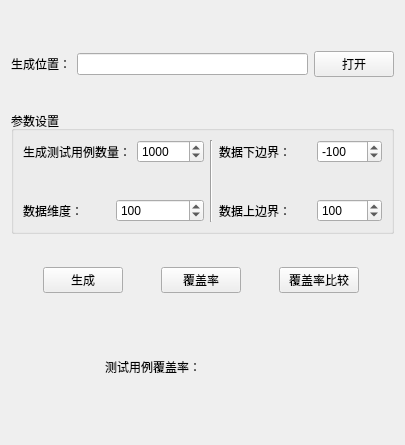
                <widget class="QWidget" name="tab_10">
                 <attribute name="title">
                  <string>文本数据</string>
                 </attribute>
                 <layout class="QVBoxLayout" name="verticalLayout_30" stretch="0,2,1,0,1,2,0,2,0">
                  <item>
                   <spacer name="verticalSpacer_17">
                    <property name="orientation">
                     <enum>Qt::Vertical</enum>
                    </property>
                    <property name="sizeHint" stdset="0">
                     <size>
                      <width>20</width>
                      <height>40</height>
                     </size>
                    </property>
                   </spacer>
                  </item>
                  <item>
                   <layout class="QHBoxLayout" name="horizontalLayout_55">
                    <item>
                     <widget class="QLabel" name="label_48">
                      <property name="text">
                       <string>生成位置：</string>
                      </property>
                     </widget>
                    </item>
                    <item>
                     <widget class="QLineEdit" name="textLineEdit"/>
                    </item>
                    <item>
                     <widget class="QPushButton" name="textButton">
                      <property name="text">
                       <string>打开</string>
                      </property>
                     </widget>
                    </item>
                   </layout>
                  </item>
                  <item>
                   <spacer name="verticalSpacer_18">
                    <property name="orientation">
                     <enum>Qt::Vertical</enum>
                    </property>
                    <property name="sizeHint" stdset="0">
                     <size>
                      <width>20</width>
                      <height>50</height>
                     </size>
                    </property>
                   </spacer>
                  </item>
                  <item>
                   <widget class="QGroupBox" name="groupBox_4">
                    <property name="title">
                     <string>参数设置</string>
                    </property>
                    <layout class="QHBoxLayout" name="horizontalLayout_57">
                     <item>
                      <layout class="QVBoxLayout" name="verticalLayout_29" stretch="0,1,0">
                       <item>
                        <layout class="QHBoxLayout" name="horizontalLayout_58" stretch="0,0">
                         <item>
                          <widget class="QLabel" name="maxMahe_L">
                           <property name="sizePolicy">
                            <sizepolicy hsizetype="Fixed" vsizetype="Preferred">
                             <horstretch>0</horstretch>
                             <verstretch>0</verstretch>
                            </sizepolicy>
                           </property>
                           <property name="text">
                            <string>生成测试用例数量：</string>
                           </property>
                          </widget>
                         </item>
                         <item>
                          <widget class="QSpinBox" name="number_spinBox">
                           <property name="sizePolicy">
                            <sizepolicy hsizetype="MinimumExpanding" vsizetype="Fixed">
                             <horstretch>0</horstretch>
                             <verstretch>0</verstretch>
                            </sizepolicy>
                           </property>
                           <property name="maximum">
                            <number>100000</number>
                           </property>
                           <property name="value">
                            <number>1000</number>
                           </property>
                          </widget>
                         </item>
                        </layout>
                       </item>
                       <item>
                        <spacer name="verticalSpacer_20">
                         <property name="orientation">
                          <enum>Qt::Vertical</enum>
                         </property>
                         <property name="sizeHint" stdset="0">
                          <size>
                           <width>20</width>
                           <height>30</height>
                          </size>
                         </property>
                        </spacer>
                       </item>
                       <item>
                        <layout class="QHBoxLayout" name="horizontalLayout_59" stretch="0,0">
                         <item>
                          <widget class="QLabel" name="maxGuozai_L">
                           <property name="sizePolicy">
                            <sizepolicy hsizetype="Fixed" vsizetype="Preferred">
                             <horstretch>0</horstretch>
                             <verstretch>0</verstretch>
                            </sizepolicy>
                           </property>
                           <property name="text">
                            <string>数据维度：        </string>
                           </property>
                          </widget>
                         </item>
                         <item>
                          <widget class="QSpinBox" name="dimension_spinBox">
                           <property name="sizePolicy">
                            <sizepolicy hsizetype="MinimumExpanding" vsizetype="Fixed">
                             <horstretch>0</horstretch>
                             <verstretch>0</verstretch>
                            </sizepolicy>
                           </property>
                           <property name="maximum">
                            <number>1000</number>
                           </property>
                           <property name="value">
                            <number>100</number>
                           </property>
                          </widget>
                         </item>
                        </layout>
                       </item>
                      </layout>
                     </item>
                     <item>
                      <widget class="Line" name="line_5">
                       <property name="orientation">
                        <enum>Qt::Vertical</enum>
                       </property>
                      </widget>
                     </item>
                     <item>
                      <layout class="QVBoxLayout" name="verticalLayout_26" stretch="0,1,0">
                       <item>
                        <layout class="QHBoxLayout" name="horizontalLayout_61" stretch="1,0">
                         <item>
                          <widget class="QLabel" name="high_L">
                           <property name="sizePolicy">
                            <sizepolicy hsizetype="Fixed" vsizetype="Preferred">
                             <horstretch>0</horstretch>
                             <verstretch>0</verstretch>
                            </sizepolicy>
                           </property>
                           <property name="text">
                            <string>数据下边界：      </string>
                           </property>
                          </widget>
                         </item>
                         <item>
                          <widget class="QSpinBox" name="lower_spinBox">
                           <property name="sizePolicy">
                            <sizepolicy hsizetype="MinimumExpanding" vsizetype="Fixed">
                             <horstretch>0</horstretch>
                             <verstretch>0</verstretch>
                            </sizepolicy>
                           </property>
                           <property name="minimum">
                            <number>-10000</number>
                           </property>
                           <property name="maximum">
                            <number>0</number>
                           </property>
                           <property name="value">
                            <number>-100</number>
                           </property>
                          </widget>
                         </item>
                        </layout>
                       </item>
                       <item>
                        <spacer name="verticalSpacer_21">
                         <property name="orientation">
                          <enum>Qt::Vertical</enum>
                         </property>
                         <property name="sizeHint" stdset="0">
                          <size>
                           <width>20</width>
                           <height>30</height>
                          </size>
                         </property>
                        </spacer>
                       </item>
                       <item>
                        <layout class="QHBoxLayout" name="horizontalLayout_62" stretch="1,0">
                         <item>
                          <widget class="QLabel" name="speed_L">
                           <property name="sizePolicy">
                            <sizepolicy hsizetype="Fixed" vsizetype="Preferred">
                             <horstretch>0</horstretch>
                             <verstretch>0</verstretch>
                            </sizepolicy>
                           </property>
                           <property name="text">
                            <string>数据上边界：      </string>
                           </property>
                          </widget>
                         </item>
                         <item>
                          <widget class="QSpinBox" name="upper_spinBox">
                           <property name="sizePolicy">
                            <sizepolicy hsizetype="MinimumExpanding" vsizetype="Fixed">
                             <horstretch>0</horstretch>
                             <verstretch>0</verstretch>
                            </sizepolicy>
                           </property>
                           <property name="maximum">
                            <number>10000</number>
                           </property>
                           <property name="value">
                            <number>100</number>
                           </property>
                          </widget>
                         </item>
                        </layout>
                       </item>
                      </layout>
                     </item>
                    </layout>
                   </widget>
                  </item>
                  <item>
                   <spacer name="verticalSpacer_16">
                    <property name="orientation">
                     <enum>Qt::Vertical</enum>
                    </property>
                    <property name="sizeHint" stdset="0">
                     <size>
                      <width>20</width>
                      <height>40</height>
                     </size>
                    </property>
                   </spacer>
                  </item>
                  <item>
                   <layout class="QHBoxLayout" name="horizontalLayout_56">
                    <item>
                     <widget class="QPushButton" name="text_gen_Button">
                      <property name="sizePolicy">
                       <sizepolicy hsizetype="Fixed" vsizetype="Fixed">
                        <horstretch>0</horstretch>
                        <verstretch>0</verstretch>
                       </sizepolicy>
                      </property>
                      <property name="text">
                       <string>生成</string>
                      </property>
                     </widget>
                    </item>
                    <item>
                     <widget class="QPushButton" name="text_coverage_Button">
                      <property name="sizePolicy">
                       <sizepolicy hsizetype="Fixed" vsizetype="Fixed">
                        <horstretch>0</horstretch>
                        <verstretch>0</verstretch>
                       </sizepolicy>
                      </property>
                      <property name="text">
                       <string>覆盖率</string>
                      </property>
                     </widget>
                    </item>
                    <item>
                     <widget class="QPushButton" name="text_coverage_compare_pushButton">
                      <property name="sizePolicy">
                       <sizepolicy hsizetype="Fixed" vsizetype="Fixed">
                        <horstretch>0</horstretch>
                        <verstretch>0</verstretch>
                       </sizepolicy>
                      </property>
                      <property name="text">
                       <string>覆盖率比较</string>
                      </property>
                     </widget>
                    </item>
                   </layout>
                  </item>
                  <item>
                   <spacer name="verticalSpacer">
                    <property name="orientation">
                     <enum>Qt::Vertical</enum>
                    </property>
                    <property name="sizeHint" stdset="0">
                     <size>
                      <width>20</width>
                      <height>40</height>
                     </size>
                    </property>
                   </spacer>
                  </item>
                  <item>
                   <layout class="QHBoxLayout" name="horizontalLayout_9" stretch="1,1,1,1">
                    <item>
                     <spacer name="horizontalSpacer_11">
                      <property name="orientation">
                       <enum>Qt::Horizontal</enum>
                      </property>
                      <property name="sizeHint" stdset="0">
                       <size>
                        <width>40</width>
                        <height>20</height>
                       </size>
                      </property>
                     </spacer>
                    </item>
                    <item>
                     <widget class="QLabel" name="label_7">
                      <property name="text">
                       <string>测试用例覆盖率：</string>
                      </property>
                     </widget>
                    </item>
                    <item>
                     <widget class="QLabel" name="text_cov_label">
                      <property name="text">
                       <string/>
                      </property>
                     </widget>
                    </item>
                    <item>
                     <spacer name="horizontalSpacer_6">
                      <property name="orientation">
                       <enum>Qt::Horizontal</enum>
                      </property>
                      <property name="sizeHint" stdset="0">
                       <size>
                        <width>10</width>
                        <height>20</height>
                       </size>
                      </property>
                     </spacer>
                    </item>
                   </layout>
                  </item>
                  <item>
                   <spacer name="verticalSpacer_19">
                    <property name="orientation">
                     <enum>Qt::Vertical</enum>
                    </property>
                    <property name="sizeHint" stdset="0">
                     <size>
                      <width>20</width>
                      <height>40</height>
                     </size>
                    </property>
                   </spacer>
                  </item>
                 </layout>
                </widget>
